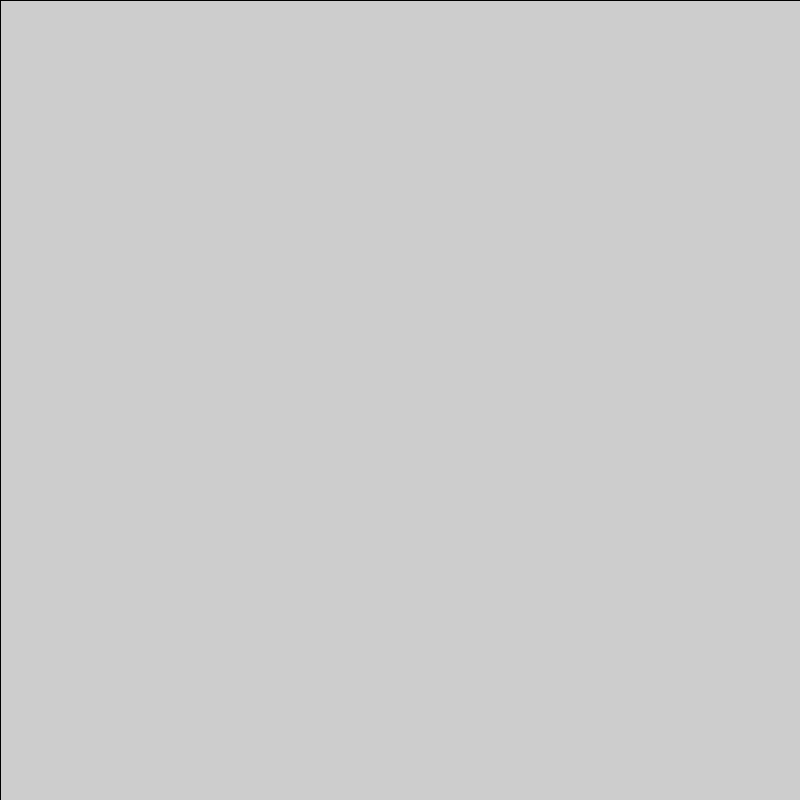
Frame 1 (no input)
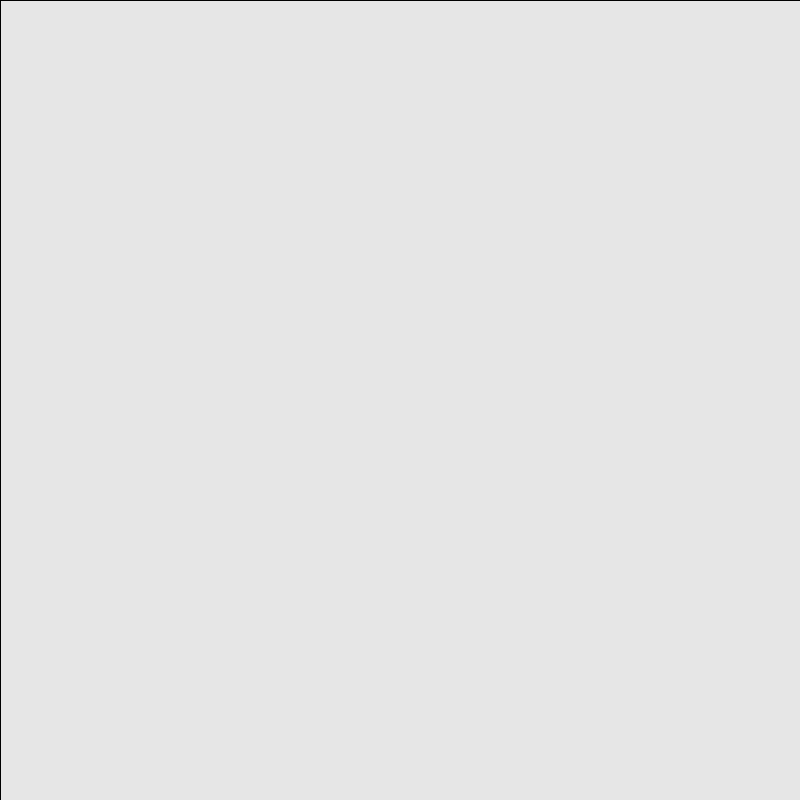
Frame 60 (the mouse pressed at the canvas centre just before this capture)
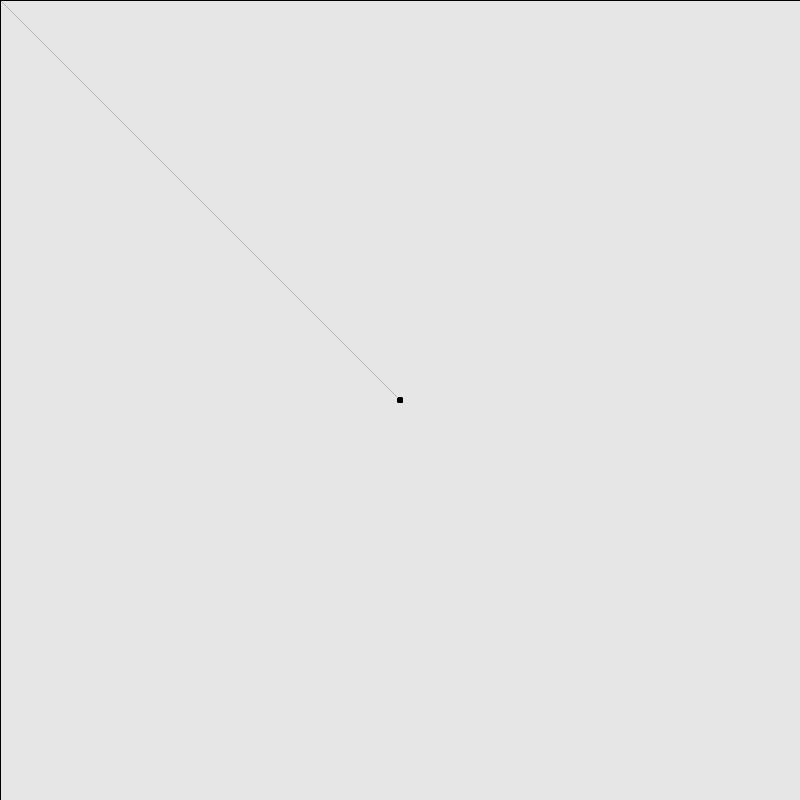
Frame 120 (the mouse held since frame 60 and released just before this capture)

The Processing sketch that drew these frames (run headless with seeded random() and noise(); from frame 60 on, the mouse is pressed at the canvas centre):

// Processing sketch: DrawingProgram_fromMiddle
// ── DrawingProgram_fromMiddle.pde
void setup()
{
  size( 800, 800 );
}

void draw()
{
  fill( 255, 5 );
  rect( 0, 0, width, height );
  
  fill(0, 255);
  
  if( mousePressed )
  {
    line( pmouseX, pmouseY, mouseX, mouseY );
    ellipse( mouseX, mouseY, 5, 5 );
    line( width/2, height/2, mouseX, mouseY);
  }
  
}
